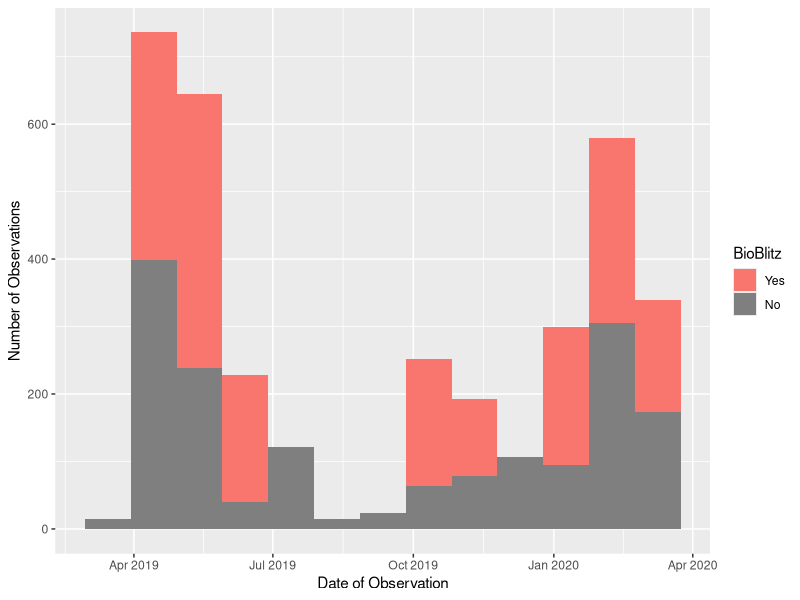
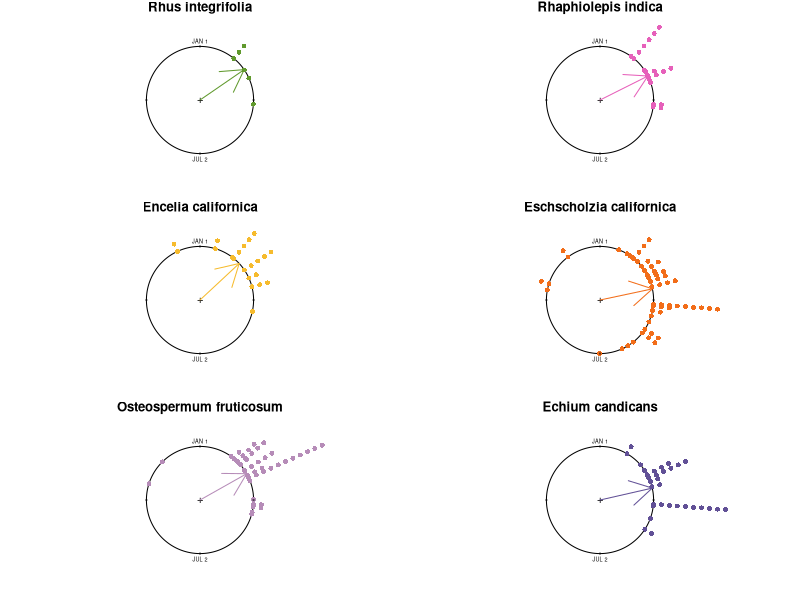
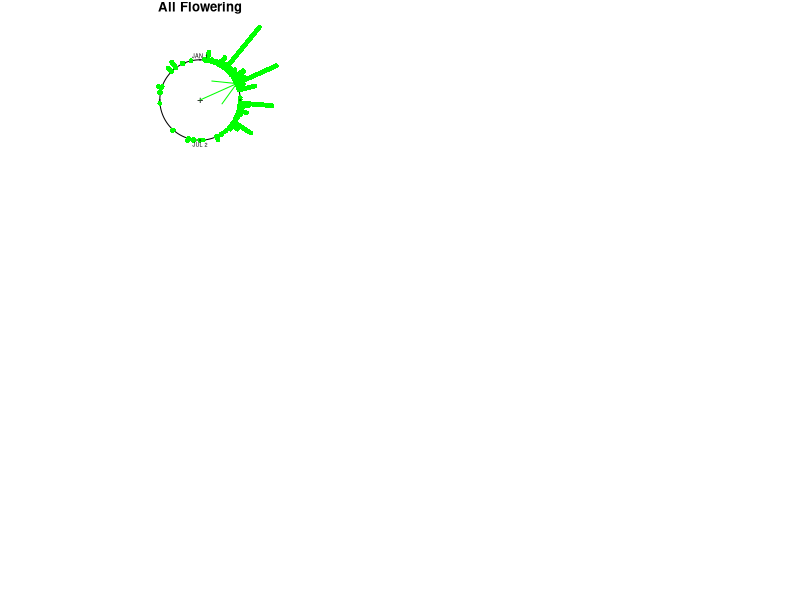
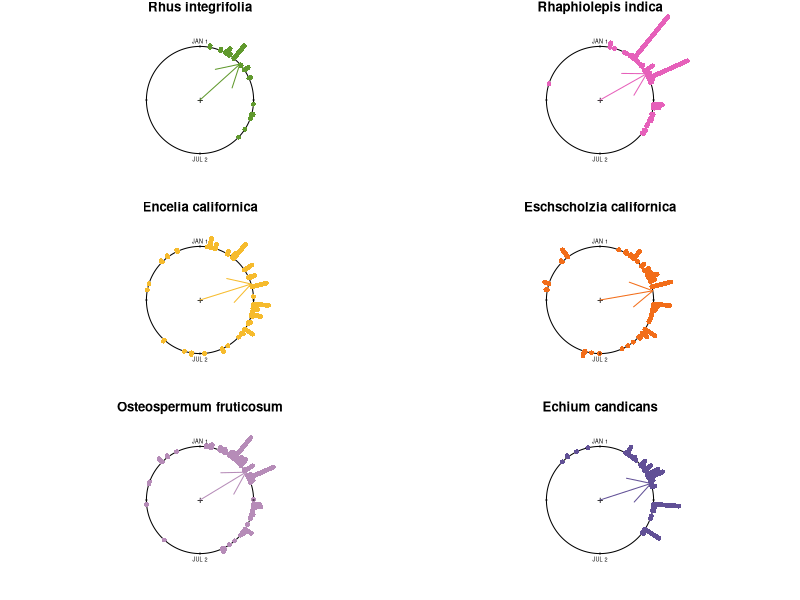

Source code (R) for these figures, in order:
library(ggplot2)
library(lubridate)
library(dplyr)
library(circular)
library(knitr)

#INAT/OBSERVATIONS
Complete_Project<-read.csv("observations-537390.csv")
Complete_Project$day <- as.Date(Complete_Project$observed_on)
UCSBlooms<-subset(Complete_Project,day <= "2020-03-18")
UCSBlooms$month <- month(UCSBlooms$day)
#UCSBlooms is the data included in the 03/11/2019 - 03/17/2020 run of the project
length(unique(UCSBlooms$user_id))
length(unique(UCSBlooms$scientific_name))

blitz<-subset(UCSBlooms, day =="2019-04-06"|day=="2019-05-05"|day=="2019-06-07"|
                day=="2019-10-19"|day=="2019-11-16"|day=="2020-01-11"|day=="2020-02-09"
              |day=="2020-03-07")
length(unique(blitz$user_id))
month<-subset(UCSBlooms, day !="2019-04-06"&day!="2019-05-05"&day!="2019-06-07"&
                day!="2019-10-19"&day!="2019-11-16"&day!="2020-01-11"&day!="2020-02-09"
              &day!="2020-03-07")
length(unique(month$user_id))

PublicObservations<-UCSBlooms%>% filter(user_login!="avanwinden",user_login!="taylorc",
                                             user_login!="charliethrift",
                                             user_login!="michellelee",user_login!="excarpobro")

combined<-UCSBlooms%>% mutate(blitz=case_when(day =="2019-04-06"|day=="2019-05-05"|day=="2019-06-07"|
                                                day=="2019-10-19"|day=="2019-11-16"|day=="2020-01-11"|day=="2020-02-09"
                                              |day=="2020-03-07"~"B"))
combined %>% ggplot(aes(x=day,fill=blitz))+ 
  geom_histogram(position = "stack" , binwidth = 30) + xlab("Date of Observation") +
  ylab("Number of Observations") +
  scale_fill_discrete(name = "BioBlitz", labels = c("Yes", "No"))



#PEAK BLOOM
Phenostages<-read.csv("Species with Phenostage.csv")
Phenostages$day<-as.Date(Phenostages$Date, "%m/%d/%y")
Phenostages$doy<- yday(Phenostages$day)
Phenostages$doy.a <- (Phenostages$doy*360)/365

peak<-Phenostages%>%filter(Phenostage=="4")
berry_peak<-peak%>%filter(Species=="Lemonade Berry")
bush_peak<-peak%>%filter(Species=="California Brittlebush")
daisy_peak<-peak%>%filter(Species=="Trailing African Daisy ")
hawthron_peak<-peak%>%filter(Species=="Indian Hawthorn")
poppy_peak<-peak%>%filter(Species=="California Poppy")
pride_peak<-peak%>%filter(Species=="Pride of Madeira")
berry_peak_circ<-circular(berry_peak$doy.a, units="degrees", template="geographics")
bush_peak_circ<-circular(bush_peak$doy.a, units = "degrees", template = "geographics")
daisy_peak_circ<-circular(daisy_peak$doy.a, units = "degrees", template="geographics")
hawthron_peak_circ<-circular(hawthron_peak$doy.a, units = "degrees", template = "geographics")
poppy_peak_circ<-circular(poppy_peak$doy.a, units = "degrees", template = "geographics")
pride_peak_circ<-circular(pride_peak$doy.a, units = "degrees", template = "geographics")
mean.circular(berry_peak_circ)
rho.circular(berry_peak_circ)
rayleigh.test(berry_peak_circ)
mean.circular(bush_peak_circ)
rho.circular(bush_peak_circ)
rayleigh.test(bush_peak_circ)
mean.circular(daisy_peak_circ)
rho.circular(daisy_peak_circ)
rayleigh.test(daisy_peak_circ)
mean.circular(hawthron_peak_circ)
rho.circular(hawthron_peak_circ)
rayleigh.test(hawthron_peak_circ)
mean.circular(poppy_peak_circ)
rho.circular(poppy_peak_circ)
rayleigh.test(poppy_peak_circ)
mean.circular(pride_peak_circ)
rho.circular(pride_peak_circ)
rayleigh.test(pride_peak_circ)

{layout(matrix(c(1,2,3,4,5,6),3,2))
  par(mar = c(1, .2, 1, .2))
  
  plot.circular(berry_peak_circ, col="#60992D", main ="Rhus integrifolia", stack= TRUE, axes=FALSE,
                bins = 365, shrink = 1.5, tol = 0, sep = 0.15)
  axis.circular(at=circular(seq(0, 2*pi-pi/2, pi/2)), 
                labels=c("", "JAN 1", "", "JUL 2"), cex = 0.5, tcl.text = -0.1)
  arrows.circular(mean(berry_peak_circ), col= "#60992D")
  
  plot.circular(bush_peak_circ, col = "#F6BB2D", main = "Encelia californica", axes = FALSE, 
                stack = TRUE, bins = 365, shrink = 1.5, tol = 0, sep = 0.15) 
  axis.circular(at=circular(seq(0, 2*pi-pi/2, pi/2)), 
                labels=c("", "JAN 1", "", "JUL 2"), cex = 0.5, tcl.text = -0.1 )
  arrows.circular(mean(bush_peak_circ), col = "#F6BB2D")
  
  plot.circular(daisy_peak_circ, col = "#B68CB8", main = "Osteospermum fruticosum", axes = FALSE, 
                stack = TRUE, bins = 365, shrink = 1.5, tol = 0, sep = 0.15)  
  axis.circular(at=circular(seq(0, 2*pi-pi/2, pi/2)), 
                labels=c("", "JAN 1", "", "JUL 2"), cex = 0.5, tcl.text = -0.1 )
  arrows.circular(mean(daisy_peak_circ), col ="#B68CB8")
  
  plot.circular(hawthron_peak_circ, col = "#E660BA", main = "Rhaphiolepis indica", axes = FALSE, 
                stack = TRUE, bins = 365, shrink = 1.5, tol = 0, sep = 0.15)  
  axis.circular(at=circular(seq(0, 2*pi-pi/2, pi/2)), 
                labels=c("", "JAN 1", "", "JUL 2"), cex = 0.5, tcl.text = -0.1 )
  arrows.circular(mean(hawthron_peak_circ), col="#E660BA")
  
  plot.circular(poppy_peak_circ, col = "#F26D19", main = "Eschscholzia californica", axes = FALSE, 
                stack = TRUE, bins = 365, shrink = 1.5, tol = 0, sep = 0.15)  
  axis.circular(at=circular(seq(0, 2*pi-pi/2, pi/2)), 
                labels=c("", "JAN 1", "", "JUL 2"), cex = 0.5, tcl.text = -0.1 )
  arrows.circular(mean(poppy_peak_circ), col="#F26D19")
  
  plot.circular(pride_peak_circ, col = "#615096", main = "Echium candicans", axes = FALSE, 
                stack = TRUE, bins = 365, shrink = 1.5, tol = 0, sep = 0.15)  
  axis.circular(at=circular(seq(0, 2*pi-pi/2, pi/2)), 
                labels=c("", "JAN 1", "", "JUL 2"), cex = 0.5, tcl.text = -0.1 )
  arrows.circular(mean(pride_peak_circ), col="#615096") 
}


#ENTIRE BLOOM PERIOD 

YN_Flower <- Phenostages %>%
  mutate(flower=case_when(Phenostage=="2" | Phenostage=="1" |Phenostage=="7" ~ "0",
                          Phenostage=="3" | Phenostage=="4"| Phenostage=="5"| Phenostage=="6" ~ "1"))

Flowering<-YN_Flower%>%filter(flower=="1")
Not_Flowering<-YN_Flower%>%filter(flower=="0")
flowering_circ<-circular(Flowering$doy.a, units="degrees", template="geographics")
not_flowering_circ<-circular(Not_Flowering$doy.a, units = "degrees",template = "geographics")

PoppyYN<-Flowering%>%filter(Species=="California Poppy")
DaisyYN<-Flowering%>%filter(Species=="Trailing African Daisy ")
PrideYN<- Flowering%>%filter(Species=="Pride of Madeira")
BerryYN<- Flowering%>%filter(Species=="Lemonade Berry")
BushYN<- Flowering%>%filter(Species=="California Brittlebush")
HawthornYN<- Flowering%>%filter(Species=="Indian Hawthorn")
berryYN_circ<-circular(BerryYN$doy.a, units="degrees", template="geographics")
bushYN_circ<-circular(BushYN$doy.a, units = "degrees", template = "geographics")
daisyYN_circ<-circular(DaisyYN$doy.a, units = "degrees", template="geographics")
hawthornYN_circ<-circular(HawthornYN$doy.a, units = "degrees", template = "geographics")
poppyYN_circ<-circular(PoppyYN$doy.a, units = "degrees", template = "geographics")
prideYN_circ<-circular(PrideYN$doy.a, units = "degrees", template = "geographics")

mean.circular(berryYN_circ)
rho.circular(berryYN_circ)
rayleigh.test(berryYN_circ)
mean.circular(bushYN_circ)
rho.circular(bushYN_circ)
rayleigh.test(bushYN_circ)
mean.circular(daisyYN_circ)
rho.circular(daisyYN_circ)
rayleigh.test(daisyYN_circ)
mean.circular(hawthornYN_circ)
rho.circular(hawthornYN_circ)
rayleigh.test(hawthornYN_circ)
mean.circular(poppyYN_circ)
rho.circular(poppyYN_circ)
rayleigh.test(poppyYN_circ)
mean.circular(prideYN_circ)
rho.circular(prideYN_circ)
rayleigh.test(prideYN_circ)

plot.circular(flowering_circ, col="green", main ="All Flowering", 
              axes=FALSE,stack = TRUE, bins = 365, shrink = 2, tol = 0, sep = 0.015)
axis.circular(at=circular(seq(0, 2*pi-pi/2, pi/2)), 
              labels=c("", "JAN 1", "", "JUL 2"), cex = 0.5, tcl.text = -0.1 )
arrows.circular(mean(flowering_circ), col= "green")

mean.circular(flowering_circ)

{layout(matrix(c(1,2,3,4,5,6),3,2))
  par(mar = c(1, .2, 1, .2))
  plot.circular(berryYN_circ, col="#60992D", main ="Rhus integrifolia", stack= TRUE, axes=FALSE,
                bins = 365, shrink = 1.5, tol = 0, sep = 0.028)
  axis.circular(at=circular(seq(0, 2*pi-pi/2, pi/2)), 
                labels=c("", "JAN 1", "", "JUL 2"), cex = 0.5, tcl.text = -0.1)
  arrows.circular(mean(berryYN_circ), col= "#60992D")
  plot.circular(bushYN_circ, col = "#F6BB2D", main = "Encelia californica", axes = FALSE, 
                stack = TRUE, bins = 365, shrink = 1.5, tol = 0, sep = 0.028) 
  axis.circular(at=circular(seq(0, 2*pi-pi/2, pi/2)), 
                labels=c("", "JAN 1", "", "JUL 2"), cex = 0.5, tcl.text = -0.1 )
  arrows.circular(mean(bushYN_circ), col = "#F6BB2D")
  plot.circular(daisyYN_circ, col = "#B68CB8", main = "Osteospermum fruticosum", axes = FALSE, 
                stack = TRUE, bins = 365, shrink = 1.5, tol = 0, sep = 0.028)  
  axis.circular(at=circular(seq(0, 2*pi-pi/2, pi/2)), 
                labels=c("", "JAN 1", "", "JUL 2"), cex = 0.5, tcl.text = -0.1 )
  arrows.circular(mean(daisyYN_circ), col ="#B68CB8")
  plot.circular(hawthornYN_circ, col = "#E660BA", main = "Rhaphiolepis indica", axes = FALSE, 
                stack = TRUE, bins = 365, shrink = 1.5, tol = 0, sep = 0.028)  
  axis.circular(at=circular(seq(0, 2*pi-pi/2, pi/2)), 
                labels=c("", "JAN 1", "", "JUL 2"), cex = 0.5, tcl.text = -0.1 )
  arrows.circular(mean(hawthornYN_circ), col="#E660BA")
  plot.circular(poppyYN_circ, col = "#F26D19", main = "Eschscholzia californica", axes = FALSE, 
                stack = TRUE, bins = 365, shrink = 1.5, tol = 0, sep = 0.028)  
  axis.circular(at=circular(seq(0, 2*pi-pi/2, pi/2)), 
                labels=c("", "JAN 1", "", "JUL 2"), cex = 0.5, tcl.text = -0.1 )
  arrows.circular(mean(poppyYN_circ), col="#F26D19")
  plot.circular(prideYN_circ, col = "#615096", main = "Echium candicans", axes = FALSE, 
                stack = TRUE, bins = 365, shrink = 1.5, tol = 0, sep = 0.028)  
  axis.circular(at=circular(seq(0, 2*pi-pi/2, pi/2)), 
                labels=c("", "JAN 1", "", "JUL 2"), cex = 0.5, tcl.text = -0.1 )
  arrows.circular(mean(prideYN_circ), col="#615096")}

#OTHER TESTS/POPPY AND BUSH 
Poppy<-Phenostages%>%filter(Species=="California Poppy")
Bush<-Phenostages%>%filter(Species=="California Brittlebush")
Bush4<-Bush%>%filter(Phenostage=="4")
poppy4<-Poppy%>%filter(Phenostage=="4")
berry<-Phenostages%>%filter(Species=="Lemonade Berry")
berry4<-berry%>%filter(Phenostage=="4")
daisy<-Phenostages%>%filter(Species=="Trailing African Daisy ")
daisy4<-daisy%>%filter(Phenostage=="4")
pride<-Phenostages%>%filter(Species=="Pride of Madeira")
pride4<-pride%>%filter(Phenostage=="4")
thorn<-Phenostages%>%filter(Species=="Indian Hawthorn")
thorn4<-thorn%>%filter(Phenostage=="4")

bush56<-Bush%>%filter(Phenostage=="5"|Phenostage=="6")
berry56<-berry%>%filter(Phenostage=="5"|Phenostage=="6")
daisy56<-daisy%>%filter(Phenostage=="5"|Phenostage=="6")
pride56<-pride%>%filter(Phenostage=="5"|Phenostage=="6")
thorn56<-thorn%>%filter(Phenostage=="5"|Phenostage=="6")
poppy56<-Poppy%>%filter(Phenostage=="5"|Phenostage=="6")


bush127<-Bush%>%filter(Phenostage=="1"|Phenostage=="2"|Phenostage=="7")
berry127<-berry%>%filter(Phenostage=="1"|Phenostage=="2"|Phenostage=="7")
daisy127<-daisy%>%filter(Phenostage=="1"|Phenostage=="2"|Phenostage=="7")
pride127<-pride%>%filter(Phenostage=="1"|Phenostage=="2"|Phenostage=="7")
thorn127<-thorn%>%filter(Phenostage=="1"|Phenostage=="2"|Phenostage=="7")
poppy127<-Poppy%>%filter(Phenostage=="1"|Phenostage=="2"|Phenostage=="7")

bush3<-Bush%>%filter(Phenostage=="3")
berry3<-berry%>%filter(Phenostage=="3")
daisy3<-daisy%>%filter(Phenostage=="3")
pride3<-pride%>%filter(Phenostage=="3")
thorn3<-thorn%>%filter(Phenostage=="3")
poppy3<-Poppy%>%filter(Phenostage=="3")

bush6<-Bush%>%filter(Phenostage=="6")
berry6<-berry%>%filter(Phenostage=="6")
daisy6<-daisy%>%filter(Phenostage=="6")
pride6<-pride%>%filter(Phenostage=="6")
thorn6<-thorn%>%filter(Phenostage=="6")
poppy6<-Poppy%>%filter(Phenostage=="6")


fours<-Phenostages%>%filter(Phenostage=="4")

#COMPARISONS 

watson.two.test(daisy_peak_circ,bush_peak_circ)
watson.two.test(berry_peak_circ,hawthron_peak_circ)
watson.two.test(poppy_peak_circ,pride_peak_circ)

peak_rad <- rad(peak$doy.a)
peak_treat <- as.factor(peak$Species)
summary(manova(cbind(cos(peak_rad),sin(peak_rad)) ~ peak_treat))



watson.two.test(daisyYN_circ,bushYN_circ)
watson.two.test(berryYN_circ,bushYN_circ)
watson.two.test(poppyYN_circ,prideYN_circ)

bloom_rad<-rad(Flowering$doy.a)
bloom_treat<-as.factor(Flowering$Species)
summary(manova(cbind(cos(bloom_rad),sin(bloom_rad))~bloom_treat))
